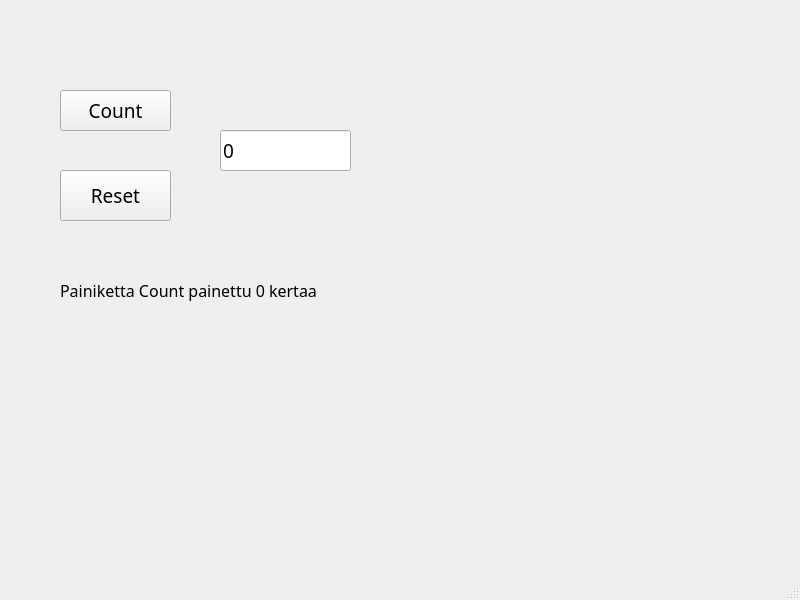
<?xml version="1.0" encoding="UTF-8"?>
<ui version="4.0">
 <class>MainWindow</class>
 <widget class="QMainWindow" name="MainWindow">
  <property name="geometry">
   <rect>
    <x>0</x>
    <y>0</y>
    <width>800</width>
    <height>600</height>
   </rect>
  </property>
  <property name="windowTitle">
   <string>MainWindow</string>
  </property>
  <widget class="QWidget" name="centralwidget">
   <widget class="QPushButton" name="bntCount">
    <property name="geometry">
     <rect>
      <x>60</x>
      <y>90</y>
      <width>111</width>
      <height>41</height>
     </rect>
    </property>
    <property name="font">
     <font>
      <family>Montserrat</family>
      <pointsize>14</pointsize>
     </font>
    </property>
    <property name="text">
     <string>Count</string>
    </property>
   </widget>
   <widget class="QPushButton" name="btnReset">
    <property name="geometry">
     <rect>
      <x>60</x>
      <y>170</y>
      <width>111</width>
      <height>51</height>
     </rect>
    </property>
    <property name="font">
     <font>
      <family>Montserrat</family>
      <pointsize>14</pointsize>
     </font>
    </property>
    <property name="text">
     <string>Reset</string>
    </property>
   </widget>
   <widget class="QLineEdit" name="txtResult">
    <property name="geometry">
     <rect>
      <x>220</x>
      <y>130</y>
      <width>131</width>
      <height>41</height>
     </rect>
    </property>
    <property name="font">
     <font>
      <family>Montserrat</family>
      <pointsize>14</pointsize>
     </font>
    </property>
    <property name="text">
     <string>0</string>
    </property>
   </widget>
   <widget class="QLabel" name="labelInfo">
    <property name="geometry">
     <rect>
      <x>60</x>
      <y>270</y>
      <width>351</width>
      <height>41</height>
     </rect>
    </property>
    <property name="font">
     <font>
      <family>Lora</family>
      <pointsize>12</pointsize>
     </font>
    </property>
    <property name="text">
     <string>Painiketta Count painettu 0 kertaa</string>
    </property>
   </widget>
  </widget>
  <widget class="QMenuBar" name="menubar">
   <property name="geometry">
    <rect>
     <x>0</x>
     <y>0</y>
     <width>800</width>
     <height>25</height>
    </rect>
   </property>
  </widget>
  <widget class="QStatusBar" name="statusbar"/>
 </widget>
 <resources/>
 <connections/>
</ui>
